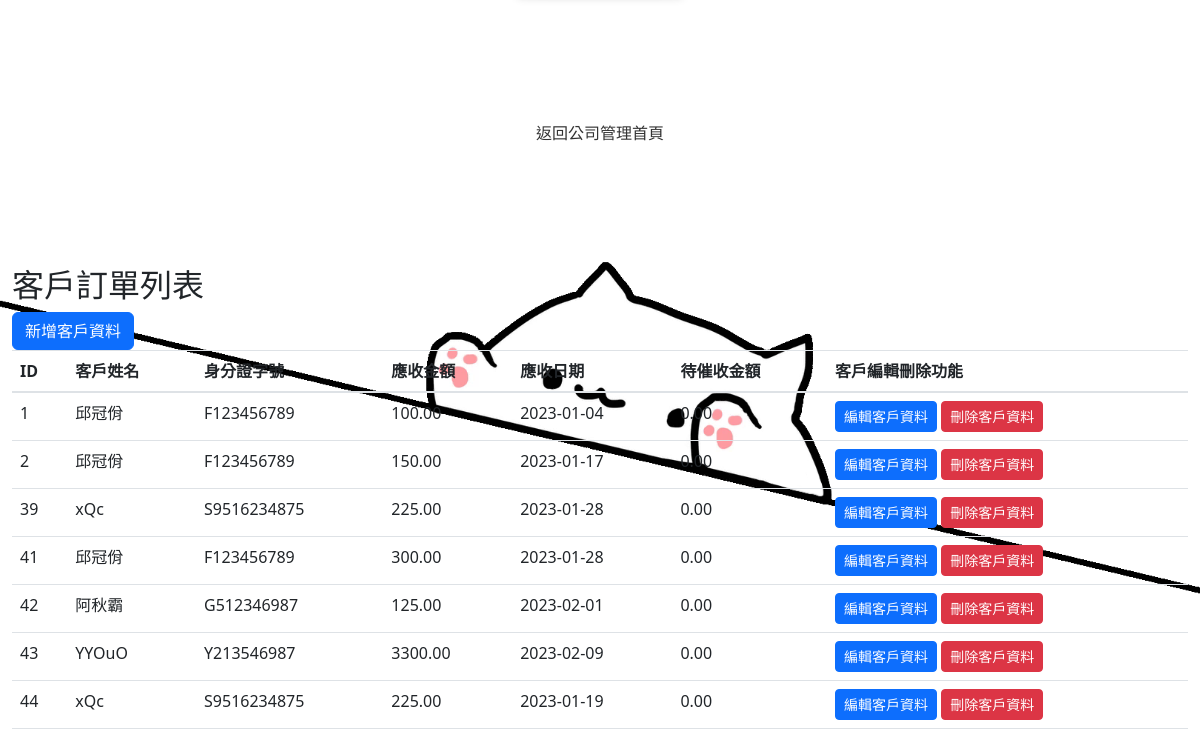
The app's page /4_Receive_page.php with its own data.
### tables this page shows
CREATE TABLE `mycompany_receive` (
  `ID` int(255) NOT NULL,
  `Client_name` varchar(16) NOT NULL,
  `Id_card_number` varchar(16) NOT NULL,
  `Receivable_amount` decimal(10,2) NOT NULL,
  `Receivable_date` date NOT NULL,
  `Pending` decimal(10,2) NOT NULL
);

### 4_Receive_page.php (the view, shortened to what this page needs)
<?php
require_once('./connection.php');
$sql = "SELECT * FROM `mycompany_receive`;";
$result = mysqli_query($link, $sql);
$arr_users = [];
if ($result->num_rows > 0) {
    $arr_users = $result->fetch_all(MYSQLI_ASSOC);
}
?>
<!DOCTYPE html>
<html lang="zh-TW">
<head>
    <link rel="stylesheet" type="text/css" href="https://cdn.datatables.net/v/dt/dt-1.10.16/datatables.min.css"/>
    <link rel="stylesheet" href="https://maxcdn.bootstrapcdn.com/bootstrap/4.0.0/css/bootstrap.min.css">
    <link href="https://cdn.jsdelivr.net/npm/bootstrap@5.2.3/dist/css/bootstrap.min.css" rel="stylesheet"
>
    <link rel='stylesheet' href="./assets/css/index.css">
</head>
<body>
    <nav>
      <ul><li><a href="Com.php">返回公司管理首頁</a></li></ul>
    </nav>
    <div class="container-fluid">
        <div class="row">
            <div class="container-mt-8">
                <div class="row">
                    <div class="container-mt-8">
                        <h2>客戶訂單列表</h2>
                        <a class="btn btn-primary"href="./4_Create.php" role="button">新增客戶資料</a>
                    </div>
                    <div class="container-mt-8">
                    <div class=container-md-8>
                    <table id="usetTable" class="table">
                    <thead>
                    <th>ID</th>
                    <th>客戶姓名</th>
                    <th>身分證字號</th>
                    <th>應收金額</th>
                    <th>應收日期</th>
                    <th>待催收金額</th>
                    <th>客戶編輯刪除功能</th>
                    </thead>
                    <tbody>
                    <?php if(!empty($arr_users)) { ?>
                        <?php foreach($arr_users as $user) { ?>
                            <tr>
                                <td><?php echo $user['ID']; ?></td>
                                <td><?php echo $user['Client_name']; ?></td>
                                <td><?php echo $user['Id_card_number']; ?></td>
                                <td><?php echo $user['Receivable_amount']; ?></td>
                                <td><?php echo $user['Receivable_date']; ?></td>
                                <td><?php echo $user['Pending']; ?></td>
                                <td><?php echo "<a class='btn btn-primary btn-sm' href='./4_Edit.php?ID=$user[ID]' >編輯客戶資料</a>
                                                <a class='btn btn-danger btn-sm' href='./4_Delete.php?ID=$user[ID]' >刪除客戶資料</a>
                                    ";?>
                                </td>
                            </tr>
                        <?php } ?>
                    <?php } ?>
                    </tbody>
                    </table>
                    </div>
                    </div>
                </div>
            </div>
        </div>
    </div>
</body>
</html>

### assets/css/index.css (style rules this page uses)
body { background-image: url(../images/cat.png); background-position: center top; background-repeat: no-repeat; background-attachment: fixed; background-size: cover; margin: 0; padding-bottom: 0px; }
a, a:hover { text-decoration: none; }
nav { width: 300px; margin: 100px auto; }
nav ul { padding-left: 0px; list-style: none; }
nav ul li { margin-bottom: 10px; }
nav ul li a { display: block; width: 100%; text-align: center; padding: 20px; background-color: rgba(255,255,255,.6); border: #fff solid 1px; color: #333; border-radius: 15px; position: relative; }

### records on screen
mycompany_receive: ID "1", Client_name "邱冠佾", Id_card_number "F123456789", Receivable_amount "100.00", Receivable_date "2023-01-04", Pending "0.00"
mycompany_receive: ID "2", Client_name "邱冠佾", Id_card_number "F123456789", Receivable_amount "150.00", Receivable_date "2023-01-17", Pending "0.00"
mycompany_receive: ID "39", Client_name "xQc", Id_card_number "S9516234875", Receivable_amount "225.00", Receivable_date "2023-01-28", Pending "0.00"
mycompany_receive: ID "41", Client_name "邱冠佾", Id_card_number "F123456789", Receivable_amount "300.00", Receivable_date "2023-01-28", Pending "0.00"
mycompany_receive: ID "42", Client_name "阿秋霸", Id_card_number "G512346987", Receivable_amount "125.00", Receivable_date "2023-02-01", Pending "0.00"
mycompany_receive: ID "43", Client_name "YYOuO", Id_card_number "Y213546987", Receivable_amount "3300.00", Receivable_date "2023-02-09", Pending "0.00"
mycompany_receive: ID "44", Client_name "xQc", Id_card_number "S9516234875", Receivable_amount "225.00", Receivable_date "2023-01-19", Pending "0.00"
